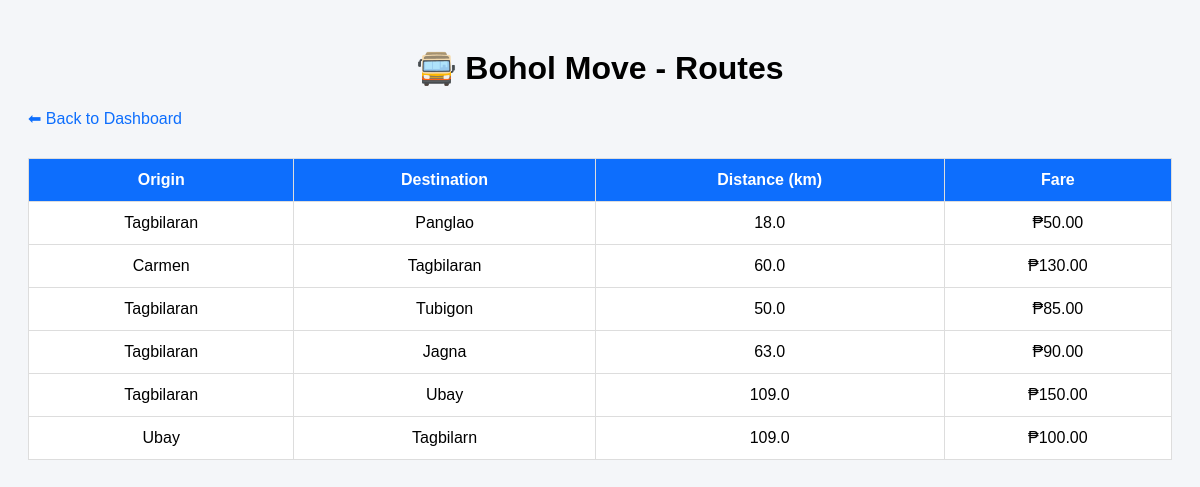
The app's page /routes/ with its own data.
### core/models.py (models this page shows, shortened)
class Route(models.Model):
    origin = models.CharField(max_length=100)
    destination = models.CharField(max_length=100)
    distance_km = models.FloatField()
    fare = models.DecimalField(max_digits=10, decimal_places=2)

### core/views.py (the view)
# urls.py: path('routes/', views.route_list, name='routes'),
def route_list(request):
    routes = Route.objects.all()
    return render(request, 'core/routes.html', {
        'routes': routes
    })

### core/templates/core/routes.html (shortened to what this page needs)
<!DOCTYPE html>
<html lang="en">
<head>
</head>
<body>
<h1>🚍 Bohol Move - Routes</h1>
<a href="/">⬅ Back to Dashboard</a>
<div class="container">
    <table>
        <tr>
            <th>Origin</th>
            <th>Destination</th>
            <th>Distance (km)</th>
            <th>Fare</th>
        </tr>
        {% for route in routes %}
        <tr>
            <td>{{ route.origin }}</td>
            <td>{{ route.destination }}</td>
            <td>{{ route.distance_km }}</td>
            <td>₱{{ route.fare }}</td>
        </tr>
        {% empty %}
        <tr>
            <td colspan="4">No routes available</td>
        </tr>
        {% endfor %}
    </table>
</div>
</body>
</html>

### core/templates/core/routes.html (style rules this page uses)
body { font-family: Arial; background: #f4f6f9; padding: 20px; }
h1 { text-align: center; }
table { width: 100%; border-collapse: collapse; background: white; }
th, td { padding: 12px; border: 1px solid #ddd; text-align: center; }
th { background: #0d6efd; color: white; }
.container { margin-top: 20px; }
a { display: inline-block; margin-bottom: 10px; text-decoration: none; color: #0d6efd; }

### records on screen
Route: origin "Tagbilaran", destination "Panglao", distance_km "18.0", fare "50.00"
Route: origin "Carmen", destination "Tagbilaran", distance_km "60.0", fare "130.00"
Route: origin "Tagbilaran", destination "Tubigon", distance_km "50.0", fare "85.00"
Route: origin "Tagbilaran", destination "Jagna", distance_km "63.0", fare "90.00"
Route: origin "Tagbilaran", destination "Ubay", distance_km "109.0", fare "150.00"
Route: origin "Ubay", destination "Tagbilarn", distance_km "109.0", fare "100.00"
